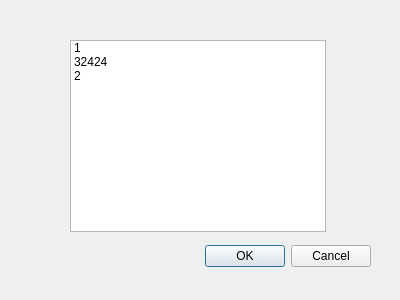
<?xml version="1.0" encoding="UTF-8"?>
<ui version="4.0">
 <class>Dialog</class>
 <widget class="QDialog" name="Dialog">
  <property name="geometry">
   <rect>
    <x>0</x>
    <y>0</y>
    <width>400</width>
    <height>300</height>
   </rect>
  </property>
  <property name="windowTitle">
   <string>Dialog</string>
  </property>
  <widget class="QDialogButtonBox" name="buttonBox">
   <property name="geometry">
    <rect>
     <x>30</x>
     <y>240</y>
     <width>341</width>
     <height>32</height>
    </rect>
   </property>
   <property name="orientation">
    <enum>Qt::Horizontal</enum>
   </property>
   <property name="standardButtons">
    <set>QDialogButtonBox::Cancel|QDialogButtonBox::Ok</set>
   </property>
  </widget>
  <widget class="QListWidget" name="listWidget">
   <property name="geometry">
    <rect>
     <x>70</x>
     <y>40</y>
     <width>256</width>
     <height>192</height>
    </rect>
   </property>
   <item>
    <property name="text">
     <string>1</string>
    </property>
   </item>
   <item>
    <property name="text">
     <string>32424</string>
    </property>
   </item>
   <item>
    <property name="text">
     <string>2</string>
    </property>
   </item>
  </widget>
 </widget>
 <resources/>
 <connections>
  <connection>
   <sender>buttonBox</sender>
   <signal>accepted()</signal>
   <receiver>Dialog</receiver>
   <slot>accept()</slot>
   <hints>
    <hint type="sourcelabel">
     <x>248</x>
     <y>254</y>
    </hint>
    <hint type="destinationlabel">
     <x>157</x>
     <y>274</y>
    </hint>
   </hints>
  </connection>
  <connection>
   <sender>buttonBox</sender>
   <signal>rejected()</signal>
   <receiver>Dialog</receiver>
   <slot>reject()</slot>
   <hints>
    <hint type="sourcelabel">
     <x>316</x>
     <y>260</y>
    </hint>
    <hint type="destinationlabel">
     <x>286</x>
     <y>274</y>
    </hint>
   </hints>
  </connection>
  <connection>
   <sender>listWidget</sender>
   <signal>itemClicked(QListWidgetItem*)</signal>
   <receiver>Dialog</receiver>
   <slot>slot1()</slot>
   <hints>
    <hint type="sourcelabel">
     <x>113</x>
     <y>93</y>
    </hint>
    <hint type="destinationlabel">
     <x>43</x>
     <y>95</y>
    </hint>
   </hints>
  </connection>
 </connections>
 <slots>
  <slot>slot1()</slot>
 </slots>
</ui>
